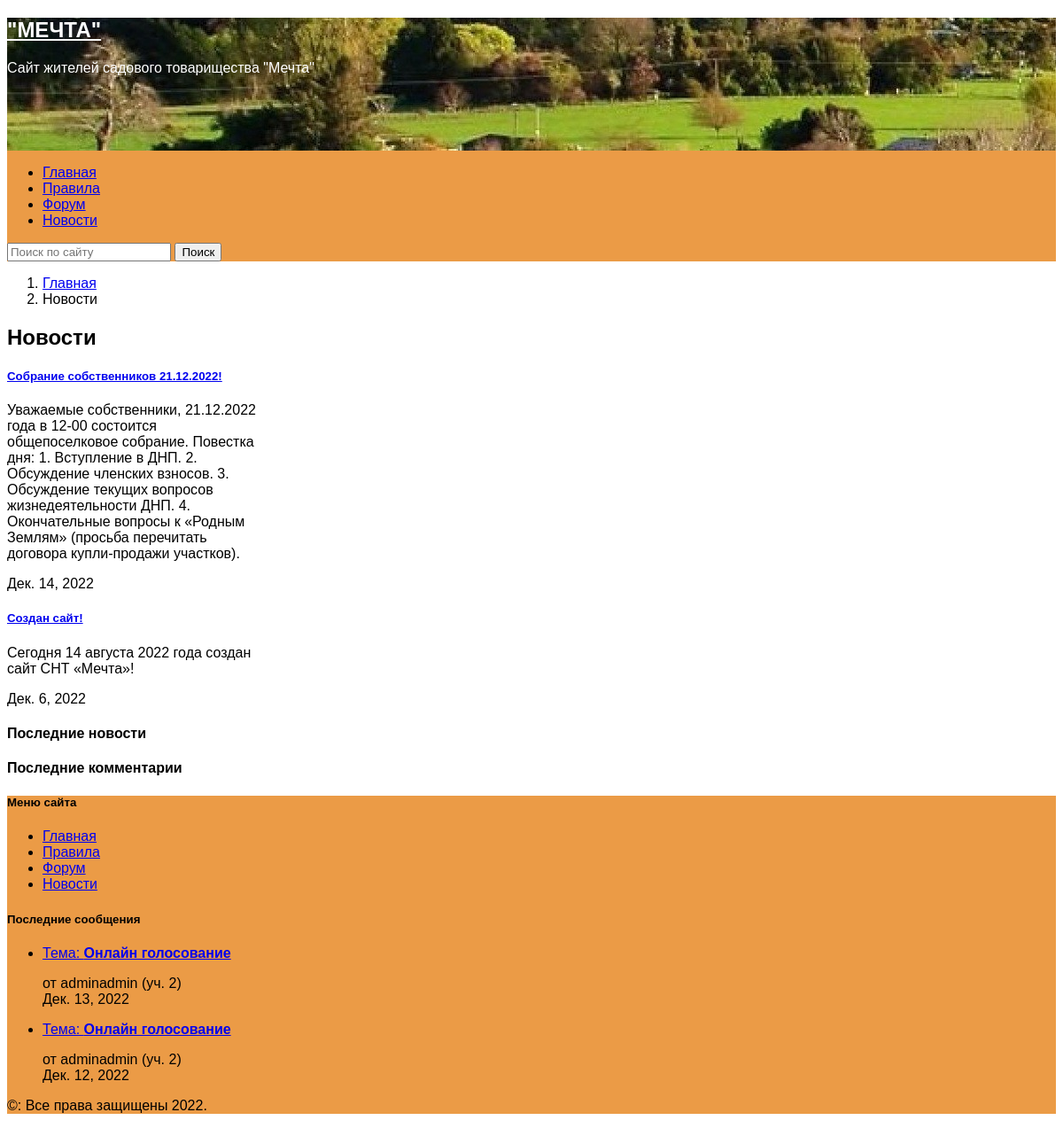
/articles/, run on an earlier commit of the app's database.
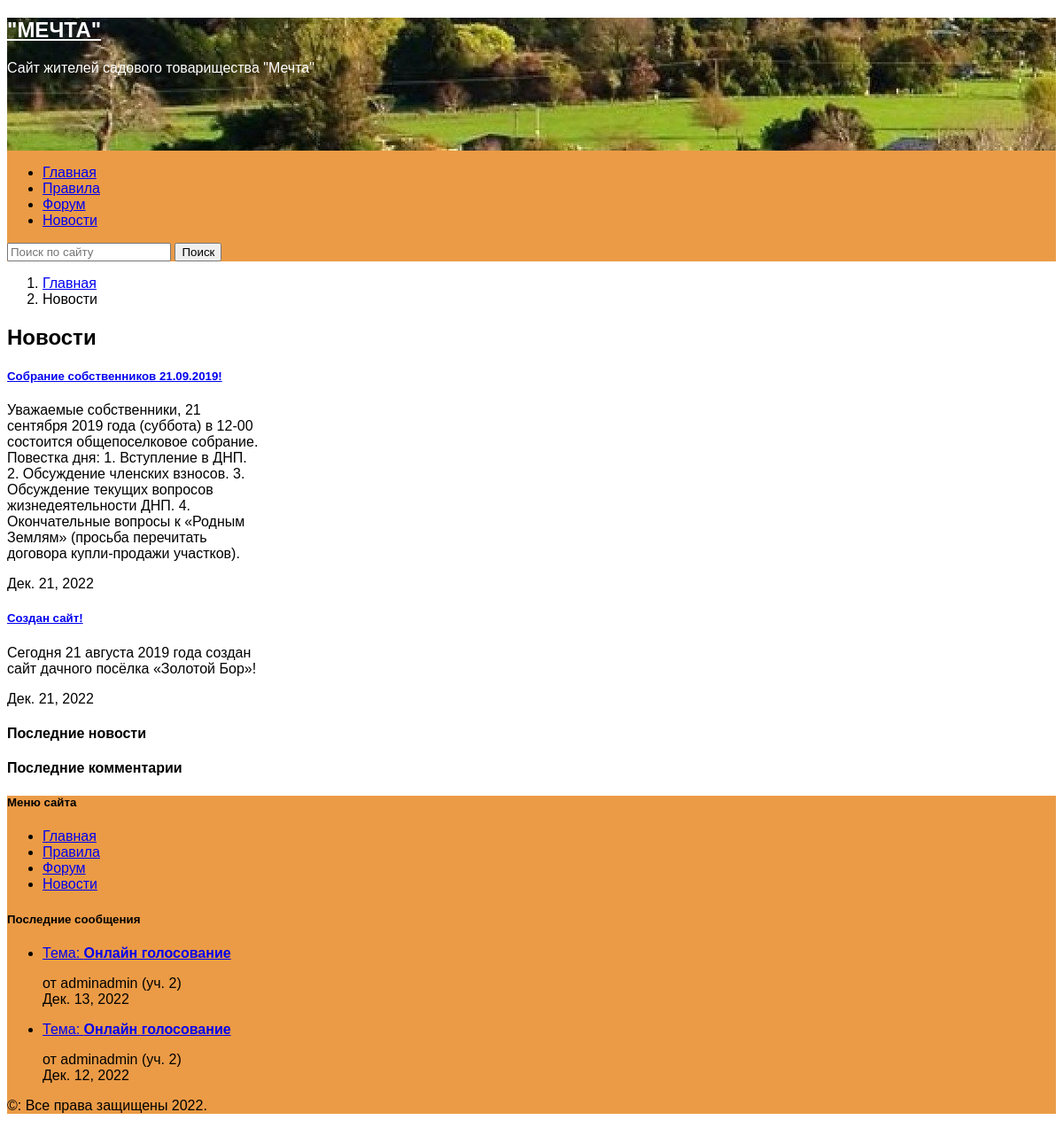
And on a later commit of the database.
### mechta/apps/website/models.py (models this page shows, shortened)
class SitePage(models.Model):
    slug = models.SlugField('url', max_length=255, db_index=True, unique=True, default='', blank=True)
    alias = models.CharField('ссылка', max_length=20, default='', null=True, blank=True)
    title = models.CharField('название', max_length=200, null=True, blank=True)
    intro_text = models.TextField('краткое содержание страницы', null=True, blank=True, default='')
    content = models.TextField('содержание страницы', null=True, blank=True, default='')
    pub_date = models.DateField('дата создания')
    template = models.CharField('файл шаблона', max_length=100, null=False, blank=True, default='.html')
    context_model = models.CharField('контекст модели', max_length=50, default='', null=True, blank=True)
    use_in_menu = models.BooleanField()
    is_category = models.BooleanField()
    def get_absolute_url(self):
        host = 'http://127.0.0.1:8000/'
        return host + self.slug + '/' if self.slug else host

### mechta/apps/articles/models.py (models this page shows, shortened)
class Article(models.Model):
    slug = models.SlugField('url', max_length=255, db_index=True, unique=True, default='', blank=True)
    title = models.CharField('название новости', max_length=200)
    text = models.TextField('текст новости')
    pub_date = models.DateField('дата публикации')

### mechta/apps/articles/views.py (the view)
# urls.py: urlpatterns = [path('', views.ViewPage.as_view(), name='page'),
class ViewPage(DataMixin, ListView):
    model = Article
    context_object_name = 'page'
    template_name = 'articles/articles_content.html'
    def get_context_data(self, **kwargs):
        context = super().get_context_data(**kwargs)
        context = self.add_user_context(context=context,
                                        )
        return context

### mechta/apps/utils.py (called while the page is built, shortened)
    @staticmethod
    def get_list_apps():
        return [apps.get_app_config(app.split('.')[0]) for app in settings.INSTALLED_APPS
                if not app.startswith("django.")]

    def get_menu_items(self):
        host = 'http://127.0.0.1:8000/'
        apps_items = []
        for app in self.get_list_apps():
            if hasattr(app, 'menu_name'):
                apps_items.append((app.menu_name, host + app.label + '/'))
        pages = SitePage.objects.filter(use_in_menu=True)
        return [(page.title, page.get_absolute_url()) for page in pages] + apps_items

    @staticmethod
    def get_last_messages():
        return Message.objects.\
            values('user_id__username',
                   'user_id__profile__land_plot',
                   'topic_id__title',
                   'topic_id__id',
                   'topic_id__section_id__id',
                   'pub_date').\
            order_by('-pub_date')

    def add_user_context(self, context, context_model=None, is_forum_page=False, request_path=None, **kwargs):
        context['menu_items'] = self.get_menu_items()
        context['last_messages'] = self.get_last_messages()
        if context_model is not None:
            context[context_model] = self.get_context_model_content(context_model, **kwargs)
        return context

### mechta/templates/articles/articles_content.html (shortened to what this page needs)
{% extends "main.html" %}
{% block second_page_link %}
    <li class="breadcrumb-item active" aria-current="page">
        Новости
    </li>
{% endblock %}
{% block content_title %}
    <h2 class="pb-2 border-bottom">
        Новости
    </h2>
{% endblock %}
{% block content %}
    <div class="d-flex flex-row row-cols-2 g-8 py-8">
        <div class="col-md-9">
            <div class="row row-cols-1 row-cols-sm-2 row-cols-md-3 g-3">
            {% for item in page|slice:"::-1" %}
            <div class="col">
                <div class="card" style="width: 18rem;">
                    <div class="card-body">
                        <a class="text-black text-decoration-none" href="{% url "articles:article" item.slug %}">
                        <h5 class="card-title">{{ item.title }}</h5>
                        </a>
                        <p class="card-text">
                            {{ item.text }}
                        </p>
                        <p> {{ item.pub_date }} </p>
                    </div>
                </div>
            </div>
            {% endfor %}
            </div>
        </div>
        <div class="col-md-3 align-top">
            {% include "right_column.html" %}
        </div>
    </div>
{% endblock %}

### mechta/templates/main.html (shortened to what this page needs)
<!DOCTYPE html>
<html lang="en">
<head>
    <link href="https://cdn.jsdelivr.net/npm/fastbootstrap@1.1.1/dist/css/fastbootstrap.min.css" rel="stylesheet">
    {% load static %}
    <link rel="stylesheet" href="{% static 'website/css/main.css' %}">
</head>
<body data-media-url="{% get_media_prefix %}">
{% include 'top_menu.html' %}
{% if request.path != "/"  %}
<div class="container mt-3 px-4 py-8">
    <nav aria-label="breadcrumb">
        <ol class="breadcrumb">
            <li class="breadcrumb-item">
                <a href="{% url 'website:home' %}">Главная</a>
            </li>
            {% block second_page_link %}
            {% endblock %}
        </ol>
    </nav>
</div>
{% endif %}
    <div class="container my-4 px-4 py-8">
        {% block content_title %}{% endblock %}
        {% block content %}{% endblock %}
    </div>
    <footer class="container-fluid mb-0 mt-5" style="background-color:#eb9b46">
        <div class="row justify-content-md-center">
            <div class="container row-cols-1 col-10">
                <div class="container row py-5 mt-0 mb-0">
                    {% include 'bottom_menu.html' %}
                    {% include 'last_messages.html' %}
                </div>
                <div class="row py-1 my-0 text-center">
                     <p class="text-muted">&copy: Все права защищены 2022.</p>
                </div>
            </div>
        </div>
    </footer>
</body>
</html>

### mechta/templates/top_menu.html
 {% load static %}
    <div class="container-fluid p-0" style="background-color:#eb9b46">
        <div class="row align-items-center container-fluid m-0" style="height: 150px; background-image: url('{% static 'fon.jpg' %}')">
            <div class="col-lg-4 d-flex justify-content-center">
                <div class="site-branding navbar-brand">
                    <h2 class="site-title fs-4">
                        <a class="text-decoration-none" href="https://zolotoi-bor.ru/" rel="home" style="color:#FFFFFF">"МЕЧТА"</a>
                    </h2>
                    <p class="site-description fs-5" style="color:#FFFFFF">Сайт жителей садового товарищества "Мечта"</p>
                </div>
            </div>
        </div>
        <div class="row container-fluid justify-content-md-center">
            <nav class="navbar navbar-expand-lg  navbar-light bg-transparent" aria-label="Main navigation">
                <ul class="navbar-nav me-auto mb-2 mb-lg-0">
                {% for title, url in menu_items %}
                    <li class="nav-item">
                        <a class="nav-link fs-6 fw-semibold text-light" href="{{ url }}">{{ title }}</a>
                    </li>
                {% endfor %}
                </ul>
                <form class="d-flex" role="search" action="{% url 'website:search_results' %}" method="get">
                    <input name="w_q" class="form-control rounded-3 me-2" type="search" placeholder="Поиск по сайту" aria-label="Search">
                    <button class="btn btn-outline-light text-light menu-search-btn rounded-3" type="submit">Поиск</button>
                </form>
            </nav>
        </div>
    </div>

### mechta/templates/website/right_column.html (shortened to what this page needs)
<div class="d-flex flex-column gap-2">
    <div class="card" style="width: 18rem; border: none;">
        <div class="card-body">
            <h4 class="card-title">Последние новости</h4>
        </div>
    </div>
</div>
<div class="d-flex flex-column gap-2">
    <div class="card" style="width: 18rem; border: none;">
        <div class="card-body">
            <h4 class="card-title">Последние комментарии</h4>
        </div>
    </div>
</div>

### mechta/templates/bottom_menu.html
<div class="col mb-3">
    <h5 class="text-muted fw-semibold">Меню сайта</h5>
    <ul class="nav flex-column">
    {% for title, url in menu_items %}
        <li class="nav-item mb-2 border-bottom">
            <a class="nav-link p-0 text-light fs-6" href="{{ url }}">{{ title }}</a>
        </li>
    {% endfor %}
    </ul>
</div>

### mechta/templates/last_messages.html
<div class="col mb-3">
    <h5 class="text-muted fw-semibold">Последние сообщения</h5>
    <ul class="nav flex-column">
    {% for message in last_messages|slice:":2" %}
        <li class="nav-item mb-1 border-bottom text-light">
            <a class="nav-link p-0 text-light"
               href="{% url 'forum:topic' message.topic_id__section_id__id message.topic_id__id %}">
                <h7>Тема: <strong>{{ message.topic_id__title }}</strong></h7>
            </a>
            <p>
                от {{ message.user_id__username }} (уч. {{ message.user_id__profile__land_plot }})<br>
                {{ message.pub_date }}
            </p>
        </li>
    {% endfor %}
    </ul>
</div>

### mechta/static/website/css/main.css (style rules this page uses)
html { font-size: 16px; }
body { font-family: "Public+Sans", sans-serif; font-size: 16px; font-weight: 300; color: #000000; background-color: #FFFFFF; min-width: 320px; }
strong { font-weight: bold; }

What changed in the data, as far as the page shows it:
changed Article: title "Собрание собственников 21.12.2022!" → "Собрание собственников 21.09.2019!"; text "Уважаемые собственники, 21.12.2022 года в 12-00 состоится общепоселковое…" → "Уважаемые собственники, 21 сентября 2019 года (суббота) в 12-00 состоится общепоселковое…"; pub_date "Дек. 14, 2022" → "Дек. 21, 2022"
changed Article "Создан сайт!": text "Сегодня 14 августа 2022 года создан сайт СНТ «Мечта»!" → "Сегодня 21 августа 2019 года создан сайт дачного посёлка «Золотой Бор»!"; pub_date "Дек. 6, 2022" → "Дек. 21, 2022"
